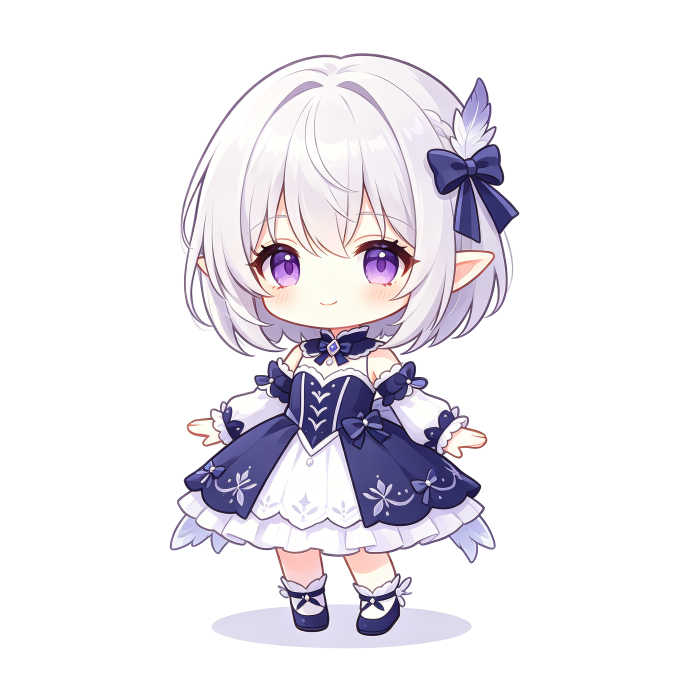
#> input picture assets/stand.png, 2048 x 2048 px (shown at 1/3 size)
$ python make_icon.py
#> lines starting #> are read from the running program, lines starting #| are printed output that depends on the picture
#> in main, source is the input picture: PIL image 2048x2048 RGBA; mean R, G, B, A 234.7, 231.9, 237.6, 81.8
"""Generate ``assets/BettyPet.ico`` from ``assets/stand.png``.

Crops the character to its alpha bounding box, pads to a square so the icon
is not stretched, and writes the standard Windows icon size ladder. Re-run
after changing the source art:

    python tools/make_icon.py
"""

from __future__ import annotations

from pathlib import Path

from PIL import Image

SIZES = [16, 24, 32, 48, 64, 128, 256]


def square_crop(image: Image.Image) -> Image.Image:
    bbox = image.getbbox()
#> bbox = (508, 159, 1559, 1946)
    if bbox:
        image = image.crop(bbox)
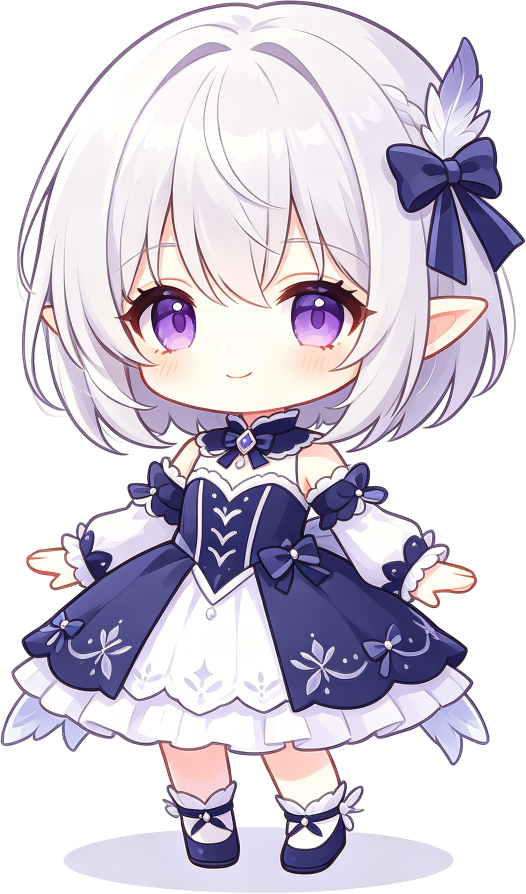
#> image: PIL image 1051x1787 RGBA (shown at 1/2 size); mean R, G, B, A 210.7, 204.1, 216.8, 182.6; transparent parts drawn white
    side = max(image.size)
#> side = 1787
    canvas = Image.new("RGBA", (side, side), (0, 0, 0, 0))
#> canvas: PIL image 1787x1787 RGBA; every value is 0
    canvas.paste(image, ((side - image.width) // 2, (side - image.height) // 2), image)
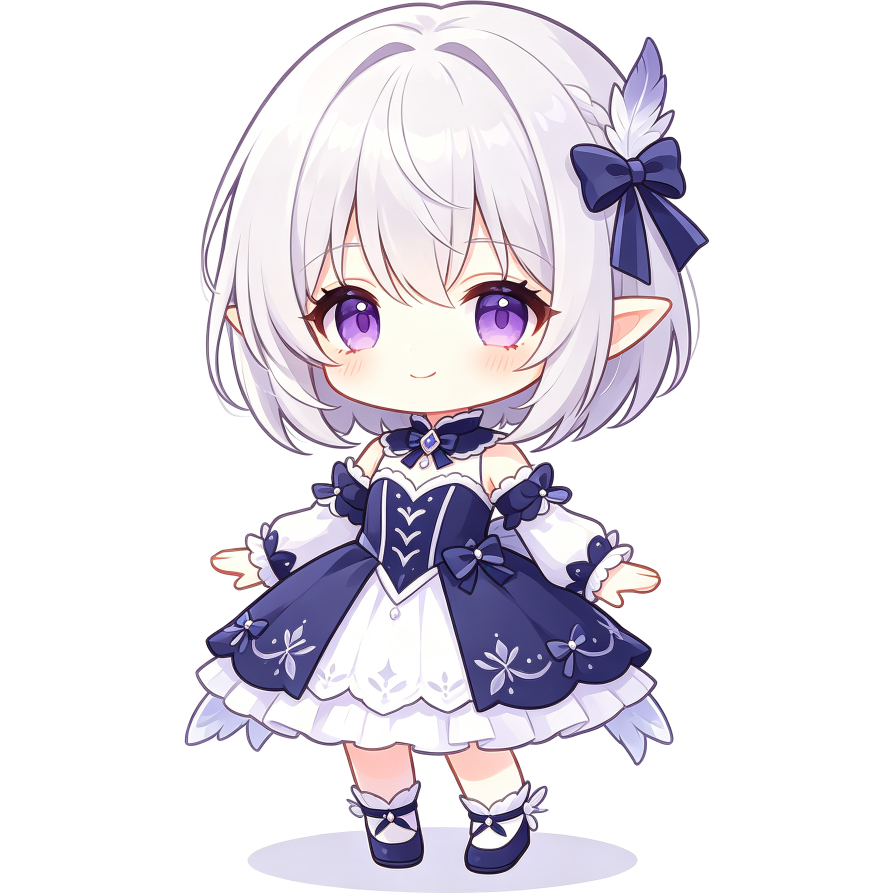
#> canvas: PIL image 1787x1787 RGBA (shown at 1/2 size); mean R, G, B, A 81.4, 77.5, 84.9, 107.4; transparent parts drawn white
    return canvas


def main() -> int:
    root = Path(__file__).resolve().parents[1]
    source = Image.open(root / "assets" / "stand.png").convert("RGBA")
    icon = square_crop(source).resize((256, 256), Image.Resampling.LANCZOS)
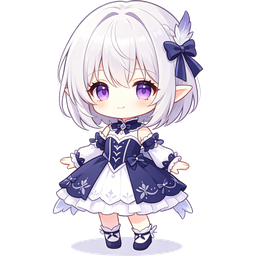
#> icon: PIL image 256x256 RGBA; mean R, G, B, A 86.1, 82, 89.8, 107.4; transparent parts drawn white
    target = root / "assets" / "BettyPet.ico"
    icon.save(target, format="ICO", sizes=[(s, s) for s in SIZES])
    print(f"wrote {target}")
    return 0


if __name__ == "__main__":
    raise SystemExit(main())
#> (the program exits here)
